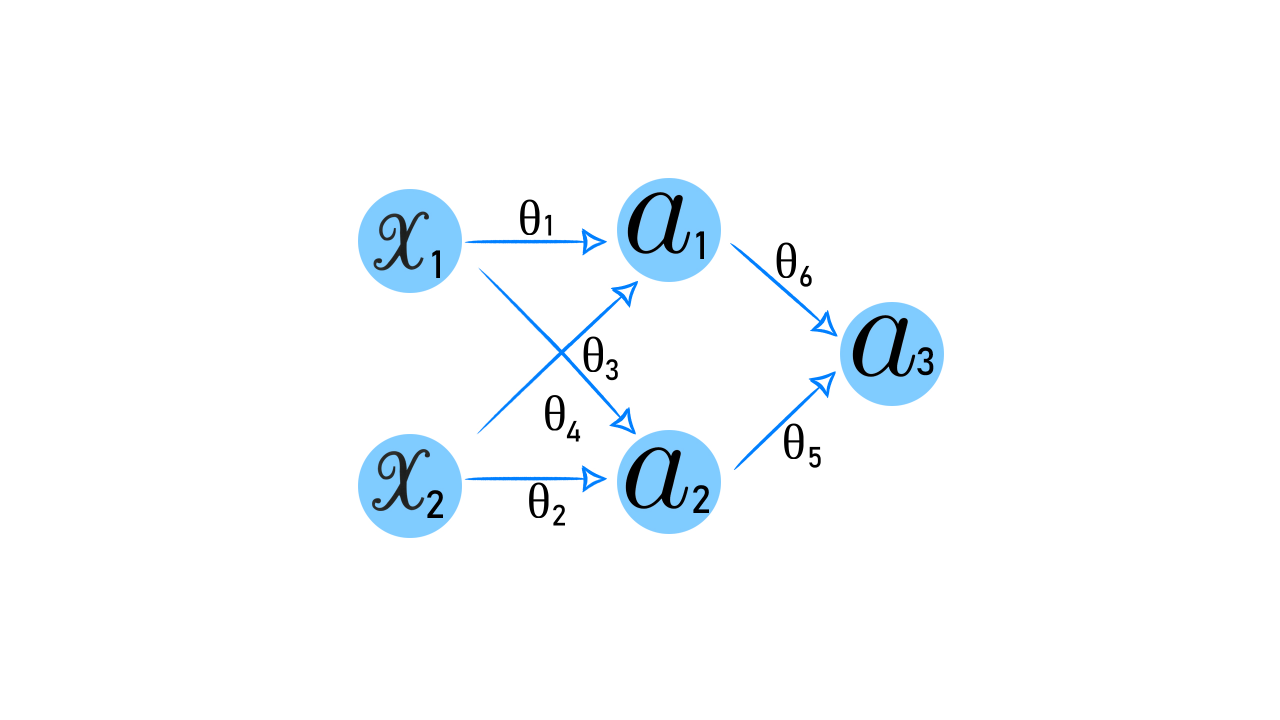
#> input picture awantik.jpg, 2560 x 1440 px, found by its file name (shown at 1/2 size)
$ jupyter execute --allow-errors 'Project - Cat Dog Identification.ipynb'   (shell and % lines are left out)   (older library calls are emulated)
#> lines starting #> are read from the running program, lines starting #| are printed output that depends on the picture
[cell 1]
import pandas as pd
from skimage import io,transform

[cell 2]
import matplotlib.pyplot as plt

[cell 3]
import os

[cell 4]
import numpy as np
PATH = r'C:/Users/awant/workspace/deep-learning/Data/dog-cat-train/train/'
#> (the rest of this cell did not finish here and is left out)

[cell 5]
import numpy as np
#> (the rest of this cell did not finish here and is left out)

#> (a cell that did not finish here is left out)

[cell 7]
from skimage.color import rgb2gray
#> (the rest of this cell did not finish here and is left out)

#> (a cell that did not finish here is left out)

#> (a cell that did not finish here is left out)

[cell 10]
from sklearn.decomposition import PCA
from sklearn.svm import SVC
from sklearn.pipeline import make_pipeline

[cell 11]
pca = PCA(n_components=150,  whiten=True)

[cell 12]
svc = SVC(kernel='rbf', class_weight='balanced', C=10, gamma=0.0005)

[cell 13]
model = make_pipeline(pca,svc)

#> (a cell that did not finish here is left out)

#> (a cell that did not finish here is left out)

#> (a cell that did not finish here is left out)

[cell 17]
TEST_PATH = r'C:/Users/awant/workspace/deep-learning/Data/dog-cat-train/sample/'

[cell 18]
a = io.imread(TEST_PATH+'awantik.jpg')
#> a is the input picture: shape (1440, 2560, 3); mean R, G, B 246.6, 250.1, 252.6

[cell 19]
a = transform.resize(a,(100,100,3))
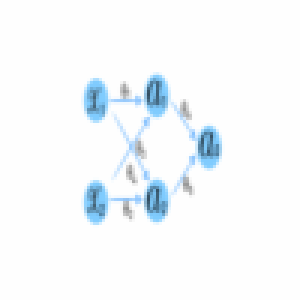
#> a: shape (100, 100, 3) float64 (shown 3 times larger); mean R, G, B 0.967, 0.981, 0.991

[cell 20]
a = rgb2gray(a)
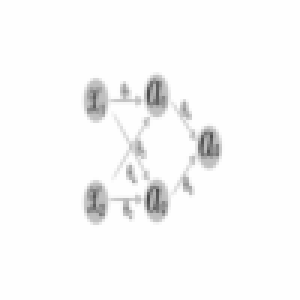
#> a: shape (100, 100) float64 (shown 3 times larger); min 0.295, max 1, mean 0.978

$ run again, with 2018-05-28-PHOTO-00000003.jpg copied over awantik.jpg
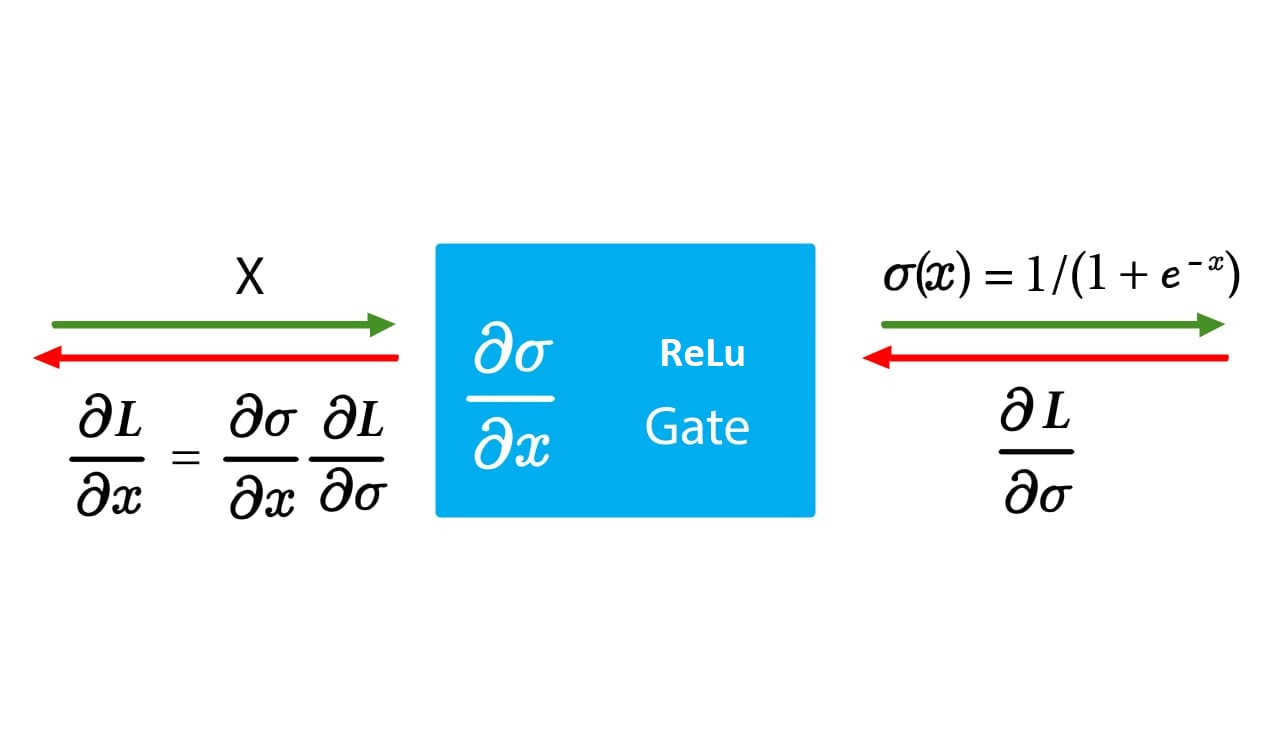
#> input picture 2018-05-28-PHOTO-00000003.jpg, 1275 x 751 px, found by its file name
#> a is the input picture: shape (751, 1275, 3); mean R, G, B 224.4, 241.2, 247.3
#> `a = transform.resize(a,(100,100,3))`:
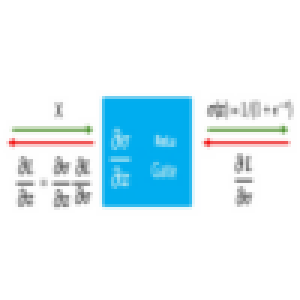
#> a: shape (100, 100, 3) float64 (shown 3 times larger); mean R, G, B 0.88, 0.946, 0.97
#> `a = rgb2gray(a)`:
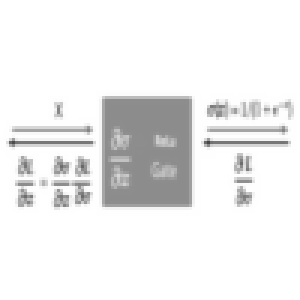
#> a: shape (100, 100) float64 (shown 3 times larger); min 0.28, max 1, mean 0.934

$ run again, with Cost.jpg copied over awantik.jpg
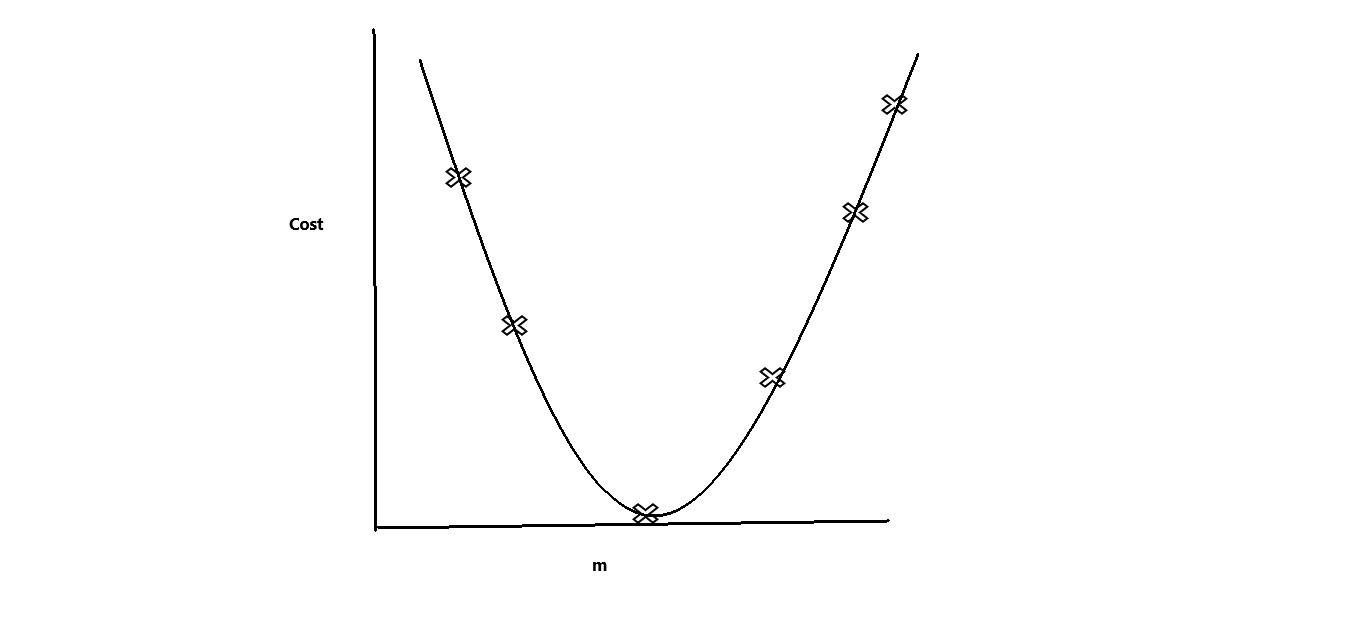
#> input picture Cost.jpg, 1350 x 629 px, found by its file name
#> a is the input picture: shape (629, 1350, 3); min 0, max 255, mean 252.8
#> `a = transform.resize(a,(100,100,3))`:
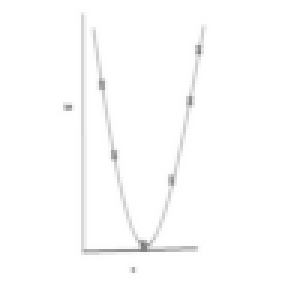
#> a: shape (100, 100, 3) float64 (shown 3 times larger); min 0.475, max 1, mean 0.991

$ run again, with LR2.png.jpg copied over awantik.jpg
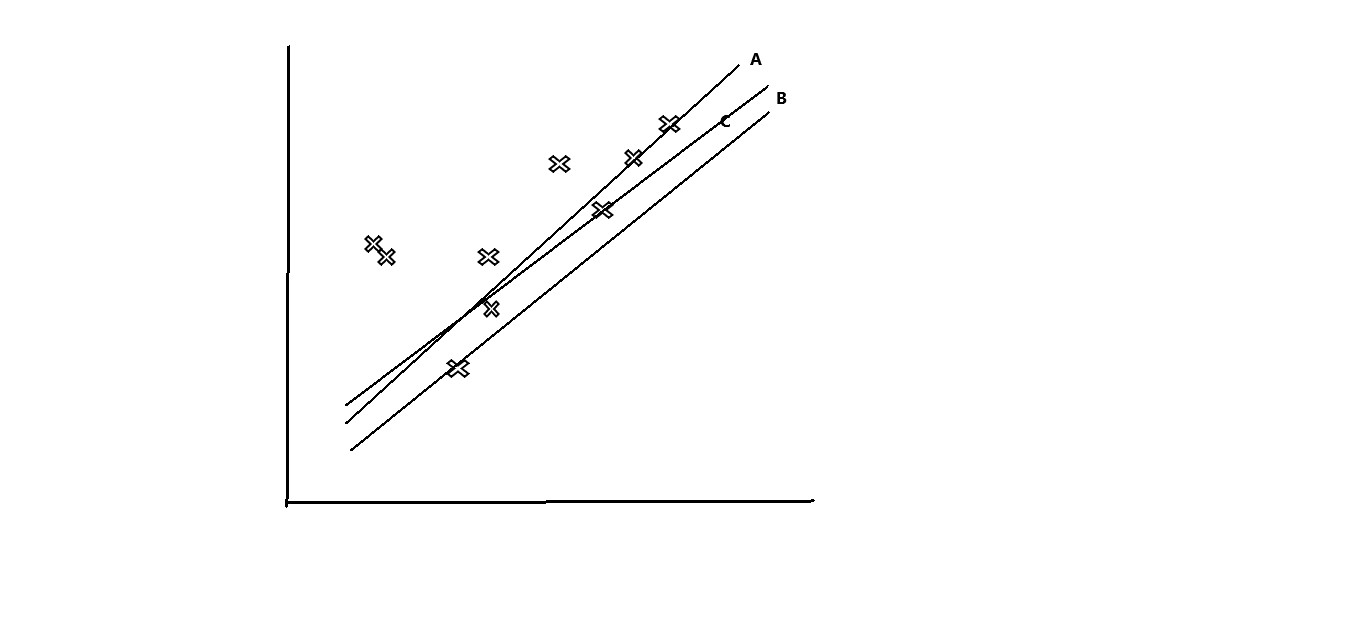
#> input picture LR2.png.jpg, 1350 x 629 px, found by its file name
#> a is the input picture: shape (629, 1350, 3); min 0, max 255, mean 252.5
#> `a = transform.resize(a,(100,100,3))`:
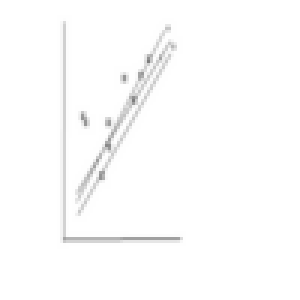
#> a: shape (100, 100, 3) float64 (shown 3 times larger); min 0.492, max 1, mean 0.99
